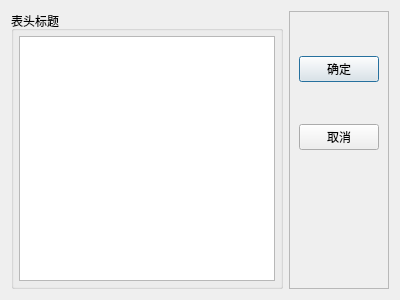
<?xml version="1.0" encoding="UTF-8"?>
<ui version="4.0">
 <class>DialogSetHeaders</class>
 <widget class="QDialog" name="DialogSetHeaders">
  <property name="geometry">
   <rect>
    <x>0</x>
    <y>0</y>
    <width>400</width>
    <height>300</height>
   </rect>
  </property>
  <property name="windowTitle">
   <string>Dialog</string>
  </property>
  <layout class="QGridLayout" name="gridLayout">
   <item row="0" column="0">
    <widget class="QGroupBox" name="groupBox">
     <property name="title">
      <string>表头标题</string>
     </property>
     <layout class="QVBoxLayout" name="verticalLayout">
      <property name="spacing">
       <number>4</number>
      </property>
      <property name="leftMargin">
       <number>5</number>
      </property>
      <property name="topMargin">
       <number>5</number>
      </property>
      <property name="rightMargin">
       <number>5</number>
      </property>
      <property name="bottomMargin">
       <number>5</number>
      </property>
      <item>
       <widget class="QListView" name="listView"/>
      </item>
     </layout>
    </widget>
   </item>
   <item row="0" column="1">
    <widget class="QFrame" name="frame">
     <property name="frameShape">
      <enum>QFrame::StyledPanel</enum>
     </property>
     <property name="frameShadow">
      <enum>QFrame::Raised</enum>
     </property>
     <layout class="QVBoxLayout" name="verticalLayout_2">
      <item>
       <spacer name="verticalSpacer_4">
        <property name="orientation">
         <enum>Qt::Vertical</enum>
        </property>
        <property name="sizeHint" stdset="0">
         <size>
          <width>20</width>
          <height>40</height>
         </size>
        </property>
       </spacer>
      </item>
      <item>
       <widget class="QPushButton" name="btnOK">
        <property name="text">
         <string>确定</string>
        </property>
        <property name="icon">
         <iconset resource="res.qrc">
          <normaloff>:/images/images/704.bmp</normaloff>:/images/images/704.bmp</iconset>
        </property>
       </widget>
      </item>
      <item>
       <spacer name="verticalSpacer_2">
        <property name="orientation">
         <enum>Qt::Vertical</enum>
        </property>
        <property name="sizeHint" stdset="0">
         <size>
          <width>20</width>
          <height>40</height>
         </size>
        </property>
       </spacer>
      </item>
      <item>
       <widget class="QPushButton" name="btnCancel">
        <property name="text">
         <string>取消</string>
        </property>
        <property name="icon">
         <iconset resource="res.qrc">
          <normaloff>:/images/images/706.bmp</normaloff>:/images/images/706.bmp</iconset>
        </property>
       </widget>
      </item>
      <item>
       <spacer name="verticalSpacer">
        <property name="orientation">
         <enum>Qt::Vertical</enum>
        </property>
        <property name="sizeHint" stdset="0">
         <size>
          <width>20</width>
          <height>28</height>
         </size>
        </property>
       </spacer>
      </item>
      <item>
       <spacer name="verticalSpacer_6">
        <property name="orientation">
         <enum>Qt::Vertical</enum>
        </property>
        <property name="sizeHint" stdset="0">
         <size>
          <width>20</width>
          <height>40</height>
         </size>
        </property>
       </spacer>
      </item>
      <item>
       <spacer name="verticalSpacer_5">
        <property name="orientation">
         <enum>Qt::Vertical</enum>
        </property>
        <property name="sizeHint" stdset="0">
         <size>
          <width>20</width>
          <height>40</height>
         </size>
        </property>
       </spacer>
      </item>
      <item>
       <spacer name="verticalSpacer_3">
        <property name="orientation">
         <enum>Qt::Vertical</enum>
        </property>
        <property name="sizeHint" stdset="0">
         <size>
          <width>20</width>
          <height>40</height>
         </size>
        </property>
       </spacer>
      </item>
     </layout>
    </widget>
   </item>
  </layout>
 </widget>
 <resources>
  <include location="res.qrc"/>
 </resources>
 <connections>
  <connection>
   <sender>btnOK</sender>
   <signal>clicked()</signal>
   <receiver>DialogSetHeaders</receiver>
   <slot>accept()</slot>
   <hints>
    <hint type="sourcelabel">
     <x>334</x>
     <y>67</y>
    </hint>
    <hint type="destinationlabel">
     <x>199</x>
     <y>149</y>
    </hint>
   </hints>
  </connection>
  <connection>
   <sender>btnCancel</sender>
   <signal>clicked()</signal>
   <receiver>DialogSetHeaders</receiver>
   <slot>reject()</slot>
   <hints>
    <hint type="sourcelabel">
     <x>334</x>
     <y>137</y>
    </hint>
    <hint type="destinationlabel">
     <x>199</x>
     <y>149</y>
    </hint>
   </hints>
  </connection>
 </connections>
</ui>
